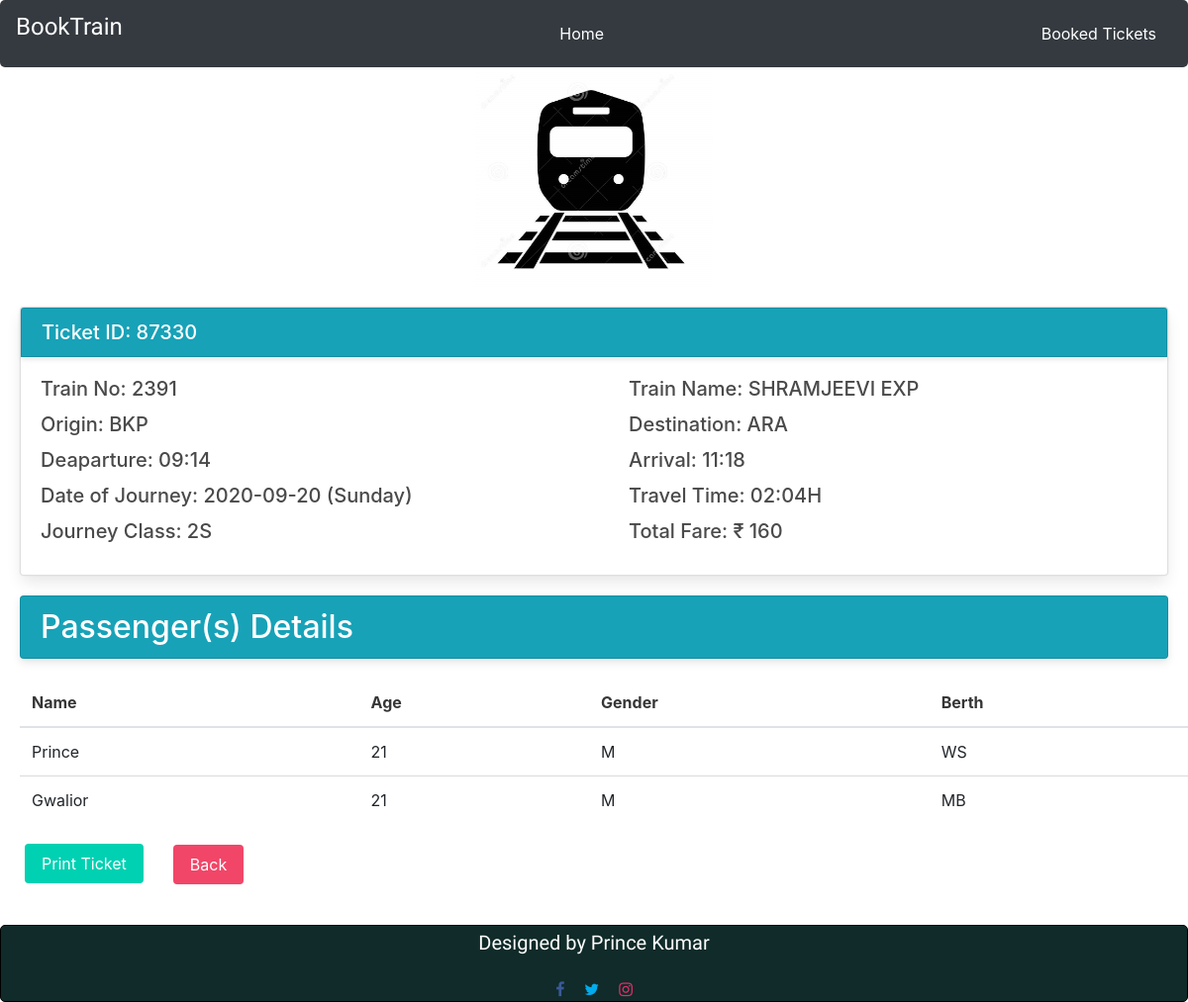
The page /bookhis/87330 on the database its author committed.
### Train_app/models.py (models this page shows, shortened)
class TicketModel(models.Model):
    Ticket_id = models.IntegerField(null=True)
    Train_number = models.IntegerField()
    Train_name = models.CharField(max_length=256)
    Origin = models.CharField(max_length=100)
    Destination = models.CharField(max_length=100)
    Departure = models.CharField(max_length=100)
    Arrival = models.CharField(max_length=100)
    Travel_time = models.CharField(max_length=100)
    Date = models.CharField(max_length=100)
    Day = models.CharField(max_length=100)
    Class = models.CharField(max_length=100)
    Price = models.CharField(max_length=100)
    Status = models.CharField(max_length=100)
    Payment = models.CharField(max_length=100, null=True)
    def __str__(self):
        return str(self.Ticket_id)

class PassengerModel(models.Model):
    ticket = models.ForeignKey('Train_app.TicketModel', null=True, related_name="passengers", on_delete=models.CASCADE)
    Passenger_name = models.CharField(max_length=256)
    Age = models.PositiveIntegerField()
    Gender = models.CharField(max_length=200)
    Berth = models.CharField(max_length=256)

### Train_app/views.py (the view)
# urls.py: path("bookhis/<int:pk>", views.bookhis, name="bookhis")
def bookhis(request, pk):
    passengers = PassengerModel.objects.all()
    ticket = TicketModel.objects.get(Ticket_id=pk)
    passenger = []
    for i in passengers:
        if str(i.ticket) == str(pk):
            passenger.append(i)
    return render(request, "Train_app/bookhis.html", {"passenger": passenger, "ticket": ticket})

### templates/Train_app/bookhis.html (shortened to what this page needs)
{% extends "Train_app/base.html" %}
{% load static %}
{% block body %}
<div style="text-align: center;">
  <img height="240px" width="240px" src="{% static "images/train_logo.jpg" %}" alt="">
</div>
<div class="card" style="margin: 20px;">
<h5 class="card-header card bg-info text-white">Ticket ID: {{ticket.Ticket_id}}</h5>
<div class="row">
<div class="col-sm-6">
  <div class="card-body">
    <h5 class="card-title">Train No: {{ticket.Train_number}}</h5>
    <h5 class="card-title">Origin: {{ticket.Origin}}</h5>
    <h5 class="card-title">Deaparture: {{ticket.Departure}}</h5>
    <h5 class="card-title">Date of Journey: {{ticket.Date}} ({{ticket.Day}})</h5>
    <h5 class="card-title">Journey Class: {{ticket.Class}}</h5>
  </div>
</div>
<div class="col-sm-6">
  <div class="card-body">
    <h5 class="card-title">Train Name: {{ticket.Train_name}}</h5>
    <h5 class="card-title">Destination: {{ticket.Destination}}</h5>
    <h5 class="card-title">Arrival: {{ticket.Arrival}}</h5>
    <h5 class="card-title">Travel Time: {{ticket.Travel_time}}</h5>
    <h5 class="card-title">Total Fare: ₹ {{ticket.Price}}</h5>
  </div>
</div>
</div>
</div>
<table class="table" style="margin: 20px;">
<h2 class="card-header card bg-info text-white" style="margin:20px;">Passenger(s) Details</h2>
<thead>
  <tr>
    <th scope="col">Name</th>
    <th scope="col">Age</th>
    <th scope="col">Gender</th>
    <th scope="col">Berth</th>
  </tr>
</thead>
<tbody>
    {% for i in passenger %}
  <tr>
    <td>{{i.Passenger_name}}</td>
    <td>{{i.Age}}</td>
    <td>{{i.Gender}}</td>
    <td>{{i.Berth}}</td>
  </tr>
      {% endfor %}
</tbody>
</table>
<div class="row">
  <div class="buttons" style="margin-left: 40px;">
    <button id="print" class="button is-primary">Print Ticket</button>
  </div>
  <div class="buttons" style="margin-left: 30px; margin-bottom: 15px;">
    <a class="button is-danger" href="{% url 'history' %}">Back</a>
  </div>
</div>
{% endblock %}

### rows shown on the page
TicketModel: Ticket_id "87330", Train_number "2391", Origin "BKP", Departure "09:14", Date "2020-09-20", Day "Sunday", Class "2S", Train_name "SHRAMJEEVI EXP", Destination "ARA", Arrival "11:18", Travel_time "02:04H", Price "160"
PassengerModel: Passenger_name "Prince", Age "21", Gender "M", Berth "WS"
PassengerModel: Passenger_name "Gwalior", Age "21", Gender "M", Berth "MB"
